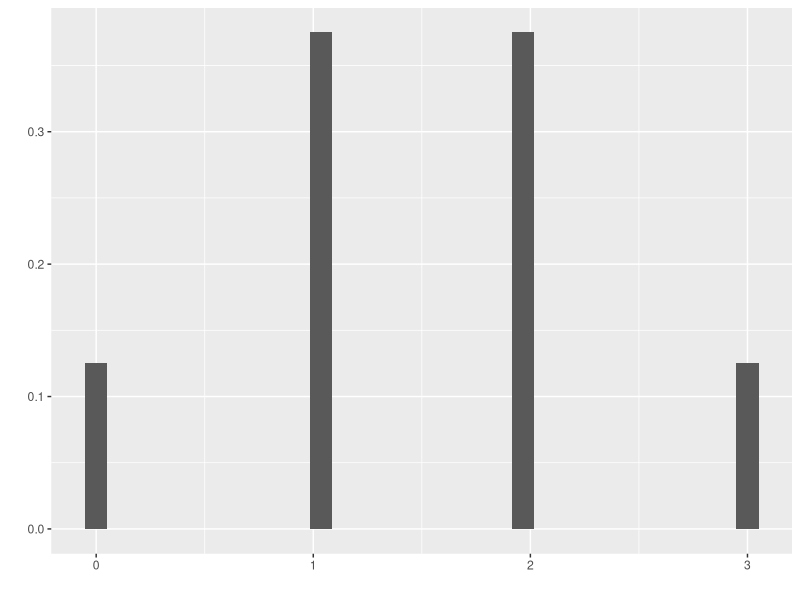
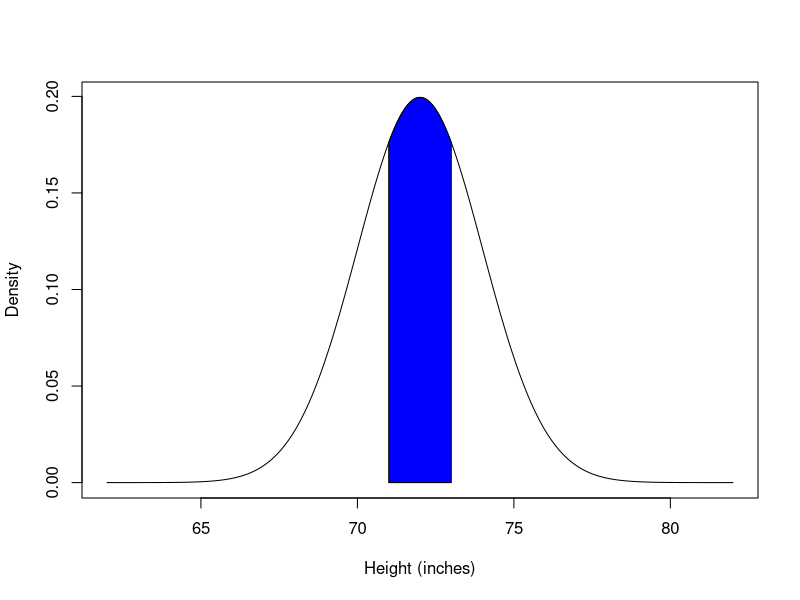
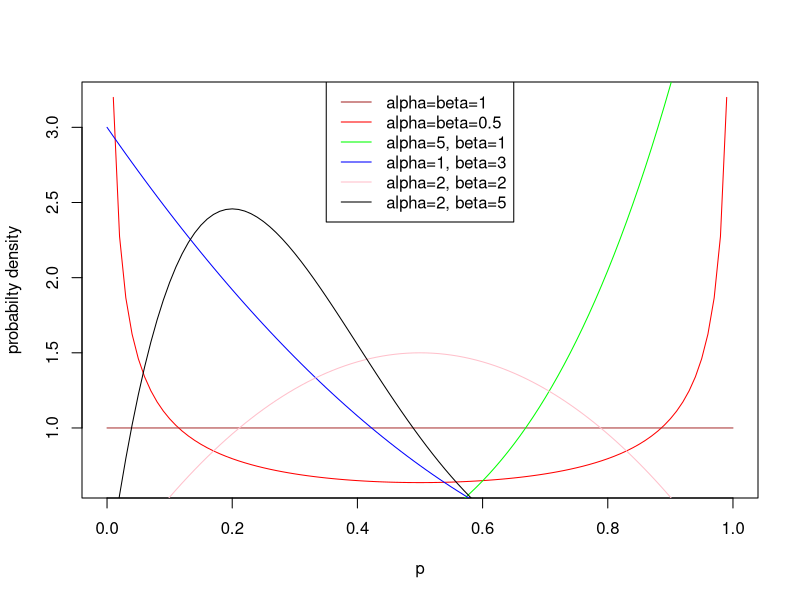

Generate these figures, in order, with R:
## ---- chunk 1
library(ggplot2)
## ---- chunk 2

data = data.frame(trials = c(0,1,1,1,2,2,2,3))

ggplot(data, aes(data$trials)) + 
  geom_histogram(aes(y=..count../sum(..count..))) +
  xlab("") + ylab("")
## ---- chunk 3

# 5'11"=71 inches; 6'1"=73 inches

x = seq(from=62, to=82, by=0.001)
hx = dnorm(x,mean=72,sd=2)

plot(x,hx,type="n",xlab="Height (inches)",ylab="Density")
lb=+71; ub=+73
ii <- x >= lb & x <= ub
lines(x, hx)
polygon(c(lb,x[ii],ub), c(0,hx[ii],0), col="blue") 

## ---- chunk 4
p.range = seq(from=0, to=1, by=0.01)
beta0 = dbeta(p.range, 1, 1)
beta1 = dbeta(p.range, 0.5, 0.5)
beta2 = dbeta(p.range, 5, 1)
beta3 = dbeta(p.range, 1, 3)
beta4 = dbeta(p.range, 2, 2)
beta5 = dbeta(p.range, 2, 5)

texts = c("alpha=beta=1", "alpha=beta=0.5", "alpha=5, beta=1", 
          "alpha=1, beta=3", "alpha=2, beta=2", "alpha=2, beta=5")
colors = c("brown","red","green","blue","pink","black")

plot(p.range,  beta1, type="l", col=colors[2],
     xlab="p", ylab="probabilty density")
lines(p.range, beta0, type="l", col=colors[1])
lines(p.range, beta2, type="l", col=colors[3])
lines(p.range, beta3, type="l", col=colors[4])
lines(p.range, beta4, type="l", col=colors[5])
lines(p.range, beta5, type="l", col=colors[6])
legend("top", texts, lty=rep(c(1),6), col = colors)

